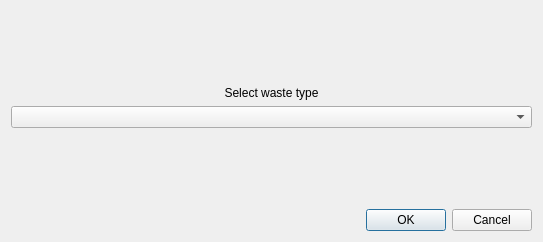
<?xml version="1.0" encoding="UTF-8"?>
<ui version="4.0">
 <class>Form</class>
 <widget class="QWidget" name="Form">
  <property name="geometry">
   <rect>
    <x>0</x>
    <y>0</y>
    <width>543</width>
    <height>242</height>
   </rect>
  </property>
  <property name="windowTitle">
   <string>Form</string>
  </property>
  <layout class="QVBoxLayout" name="verticalLayout">
   <item>
    <layout class="QVBoxLayout" name="verticalLayout_2">
     <item>
      <spacer name="verticalSpacer_4">
       <property name="orientation">
        <enum>Qt::Vertical</enum>
       </property>
       <property name="sizeHint" stdset="0">
        <size>
         <width>20</width>
         <height>40</height>
        </size>
       </property>
      </spacer>
     </item>
     <item>
      <widget class="QLabel" name="select_waste_type_label">
       <property name="text">
        <string>Select waste type</string>
       </property>
       <property name="alignment">
        <set>Qt::AlignCenter</set>
       </property>
       <property name="margin">
        <number>15</number>
       </property>
      </widget>
     </item>
     <item>
      <widget class="QComboBox" name="select_waste_type_dropdown"/>
     </item>
     <item>
      <spacer name="verticalSpacer_2">
       <property name="orientation">
        <enum>Qt::Vertical</enum>
       </property>
       <property name="sizeHint" stdset="0">
        <size>
         <width>20</width>
         <height>40</height>
        </size>
       </property>
      </spacer>
     </item>
    </layout>
   </item>
   <item>
    <layout class="QHBoxLayout" name="horizontalLayout">
     <item>
      <spacer name="horizontalSpacer">
       <property name="orientation">
        <enum>Qt::Horizontal</enum>
       </property>
       <property name="sizeHint" stdset="0">
        <size>
         <width>40</width>
         <height>20</height>
        </size>
       </property>
      </spacer>
     </item>
     <item>
      <widget class="QDialogButtonBox" name="buttonBox">
       <property name="standardButtons">
        <set>QDialogButtonBox::Cancel|QDialogButtonBox::Ok</set>
       </property>
      </widget>
     </item>
    </layout>
   </item>
  </layout>
 </widget>
 <resources/>
 <connections/>
</ui>
